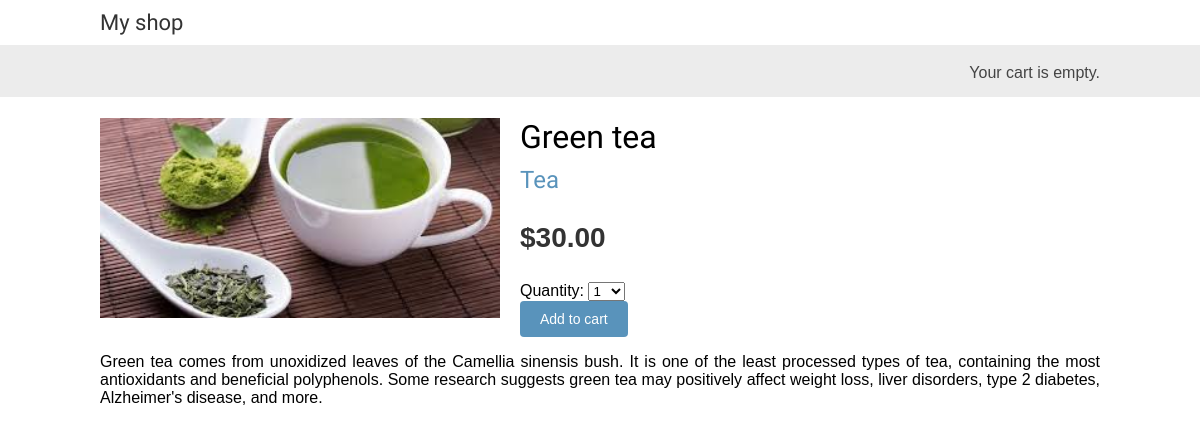
Page /1/green-tea/ on the committed database.
### shop/models.py (models this page shows, shortened)
class Product(models.Model):
    category = models.ForeignKey(Category, related_name='products', on_delete=models.CASCADE)
    name = models.CharField(max_length=200)
    slug = models.SlugField(max_length=200)
    image = models.ImageField(upload_to='products/%Y/%m/%d', blank=True)
    description = models.TextField(blank=True)
    price = models.DecimalField(max_digits=10, decimal_places=2)
    available = models.BooleanField(default=True)
    created = models.DateTimeField(auto_now_add=True)
    updated = models.DateTimeField(auto_now=True)
    class Meta:
        ordering = ['name']
        indexes = [
            models.Index(fields=['id', 'slug']),
            models.Index(fields=['name']),
            models.Index(fields=['-created']),
        ]

class Category(models.Model):
    name = models.CharField(max_length=200)
    slug = models.SlugField(max_length=200, unique=True)
    class Meta:
        ordering = ['name']
        indexes = [
            models.Index(fields=['name']),
        ]
        verbose_name = 'category'
        verbose_name_plural = 'categories'
    def __str__(self):
        return self.name
    def get_absolute_url(self):
        return reverse('shop:product_list_by_category', args=[self.slug])

### shop/views.py (the view)
# urls.py: path('<int:id>/<slug:slug>/', views.product_detail, name='product_detail'),
def product_detail(request, id, slug):
    product = get_object_or_404(Product, id=id, slug=slug, available=True)
    cart_product_form = CartAddProductForm()
    return render(request, 'shop/product/detail.html', {'product': product, 'cart_product_form': cart_product_form}
)

### cart/forms.py
class CartAddProductForm(forms.Form):
    quantity = forms.TypedChoiceField(
        choices=PRODUCT_QUANTITY_CHOICES,
        coerce=int
    )
    override = forms.BooleanField(
        required=False,
        initial=False,
        widget=forms.HiddenInput
    )

### cart/cart.py (called while the page is built)
    def __len__(self):
        return sum(item['quantity'] for item in self.cart.values())

### cart/context_processors.py (called while the page is built)
def cart(request):
    return {'cart': Cart(request)}

### shop/templates/shop/product/detail.html (shortened to what this page needs)
{% extends "shop/base.html" %}
{% load static %}
{% block content %}
    <div class="product-detail">
        <img src="{% if product.image %}{{ product.image.url }}{% else %}
        {% static "img/no_image.png" %}{% endif %}">
        <h1>{{ product.name }}</h1>
        <h2>
            <a href="{{ product.category.get_absolute_url }}">
                {{ product.category }}
            </a>
        </h2>
        <p class="price">${{ product.price }}</p>
        <form action="{% url "cart:cart_add" product.id %}" method="post">
            {{ cart_product_form }}
            <input type="submit" value="Add to cart">
        </form>
        {{ product.description|linebreaks }}
    </div>
{% endblock %}

### shop/static/css/base.css (style rules this page uses)
body { margin:0; padding:0; font-family:helvetica, sans-serif; }
h1, h2, h3, h4, h5 , h6 { font-family: 'Ubuntu', sans-serif; font-weight:normal; }
a { text-decoration:none; color:#5993bb; }
a.button, input[type="submit"] { color:#fff; background:#5993bb; border-radius:4px; padding:10px 20px; font-size:14px; border:0; }
.product-detail { text-align:justify; }
.product-detail .price { color:#333; font-size:28px; font-weight:bold; }
.product-detail img { width:40%; float:left; padding:0 20px 20px 0; }
.product-detail h1 { margin-bottom:0; }
.product-detail h2 { margin-top:10px; }

### rows in the picture
Product: image (picture), name "Green tea", category "Tea", price "30.00", description "Green tea comes from unoxidized leaves of the Camellia sinensis bush. It is one of the least processed types of tea, containing the most antioxidants and beneficial polyphenols. Some research suggests green tea may positively affect weight loss, liver disorders, type 2 diabetes, Alzheimer's disease, and more."
